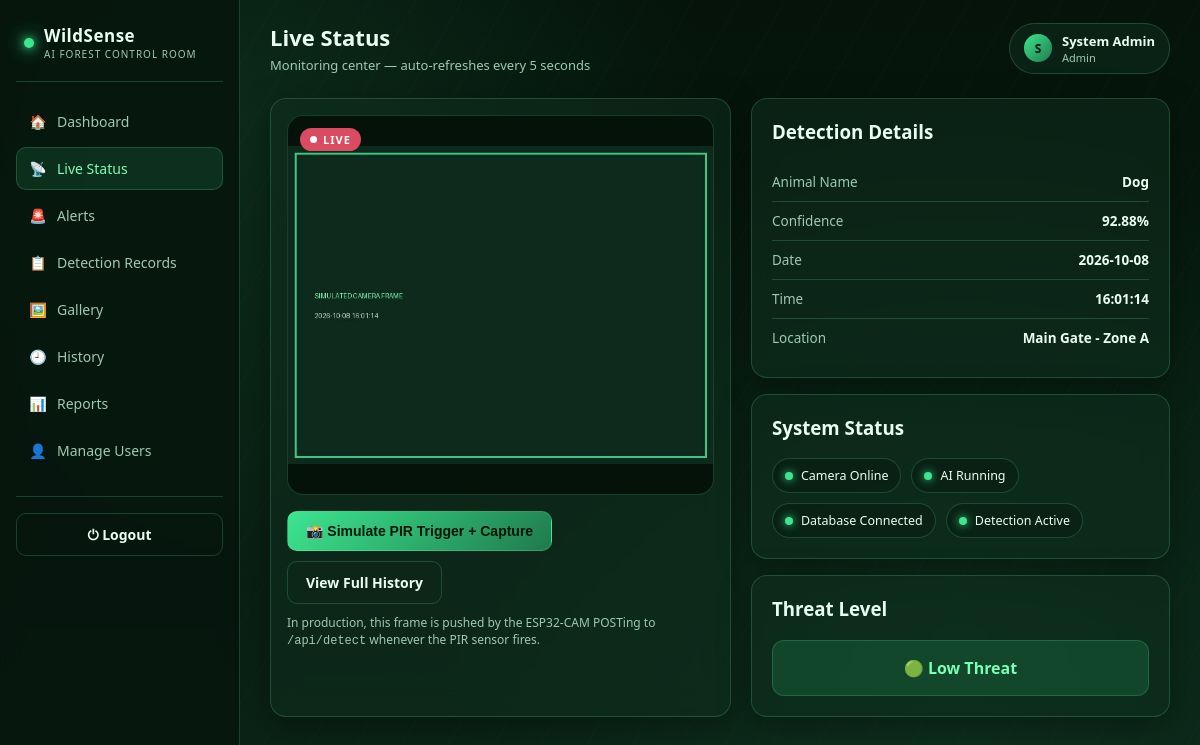
The page /live-status (signed in) on the database its author committed.
### tables this page shows
CREATE TABLE detections (
            id INTEGER PRIMARY KEY AUTOINCREMENT,
            animal_name TEXT NOT NULL,
            confidence REAL NOT NULL,
            date_time TEXT NOT NULL,
            image_name TEXT NOT NULL,
            location TEXT NOT NULL,
            threat_level TEXT NOT NULL DEFAULT 'Low'
        );

### app.py (the view)
@app.route("/live-status")
@login_required
def live_status():
    latest = db.get_latest_detection()
    return render_template("live_status.html", latest=latest, active="live_status")

### app.py (called while the page is built)
def login_required(f):
    @wraps(f)
    def wrapper(*args, **kwargs):
        if "user_id" not in session:
            return redirect(url_for("login"))
        return f(*args, **kwargs)
    return wrapper

### database.py (called while the page is built)
def get_db():
    conn = sqlite3.connect(DB_NAME)
    conn.row_factory = sqlite3.Row
    return conn

def get_latest_detection():
    conn = get_db()
    row = conn.execute("SELECT * FROM detections ORDER BY id DESC LIMIT 1").fetchone()
    conn.close()
    return row

### templates/live_status.html (shortened to what this page needs)
{% extends "base.html" %}
{% block page_title %}Live Status{% endblock %}
{% block page_sub %}Monitoring center — auto-refreshes every 5 seconds{% endblock %}
{% block content %}
<div class="live-grid">
  <div class="glass" style="padding:16px;">
    <div class="cam-frame" id="camFrame">
      <div class="live-tag"><span class="rec-dot"></span> LIVE</div>
      {% if latest %}
        <img id="camImg" src="{{ url_for('static', filename='images/detections/' ~ latest.image_name) }}" alt="latest capture">
      {% else %}
        <div class="no-feed" id="camImg">No capture yet.<br>Simulate a PIR trigger below.</div>
      {% endif %}
    </div>
    <div style="margin-top:16px; display:flex; gap:10px; flex-wrap:wrap;">
      <button class="btn" style="width:auto;" onclick="simulateDetection()">📸 Simulate PIR Trigger + Capture</button>
      <a class="btn btn-ghost" style="width:auto;" href="{{ url_for('history') }}">View Full History</a>
    </div>
    <p style="color:var(--text-dim); font-size:12px; margin-top:10px;">
      In production, this frame is pushed by the ESP32-CAM POSTing to <code>/api/detect</code> whenever the PIR sensor fires.
    </p>
  </div>
  <div>
    <div class="glass card-pad mb-16">
      <h3 style="margin-top:0;">Detection Details</h3>
      <div id="detailBlock">
        {% if latest %}
        <div class="detail-row"><span class="k">Animal Name</span><span class="v" style="text-transform:capitalize;">{{ latest.animal_name }}</span></div>
        <div class="detail-row"><span class="k">Confidence</span><span class="v">{{ latest.confidence }}%</span></div>
        <div class="detail-row"><span class="k">Date</span><span class="v">{{ latest.date_time.split(' ')[0] }}</span></div>
        <div class="detail-row"><span class="k">Time</span><span class="v">{{ latest.date_time.split(' ')[1] }}</span></div>
        <div class="detail-row"><span class="k">Location</span><span class="v">{{ latest.location }}</span></div>
        {% else %}
        <p style="color:var(--text-dim); font-size:13px;">No detection data yet.</p>
        {% endif %}
      </div>
    </div>
    <div class="glass card-pad mb-16">
      <h3 style="margin-top:0;">System Status</h3>
      <div class="status-row">
        <div class="pill"><span class="led green"></span> Camera Online</div>
        <div class="pill"><span class="led green"></span> AI Running</div>
        <div class="pill"><span class="led green"></span> Database Connected</div>
        <div class="pill"><span class="led green"></span> Detection Active</div>
      </div>
    </div>
    <div class="glass card-pad">
      <h3 style="margin-top:0;">Threat Level</h3>
      <div id="threatBlock" class="threat-box {{ latest.threat_level if latest else 'Low' }}">
        {% if latest %}
          {% if latest.threat_level == 'High' %}🔴 High Threat
          {% elif latest.threat_level == 'Medium' %}🟡 Medium Threat
          {% else %}🟢 Low Threat{% endif %}
        {% else %}🟢 No Active Threat{% endif %}
      </div>
    </div>
  </div>
</div>
{% endblock %}

### static/css/style.css (style rules this page uses)
:root { --bg-deep: #05130b; --bg-forest: #0a2417; --bg-panel: rgba(16, 46, 30, 0.55); --border-glass: rgba(120, 255, 180, 0.18); --accent: #3ce68f; --accent-soft: #7cffb4; --accent-dim: #1f7a4d; --text-main: #eafff2; --text-dim: #9fc9b0; --danger: #ff5470; --warning: #ffc857; --safe: #3ce68f; --radius: 16px; }
* { box-sizing: border-box; }
html, body { margin: 0; padding: 0; font-family: 'Segoe UI', Roboto, Helvetica, Arial, sans-serif; color: var(--text-main); background: radial-gradient(circle at 20% 15%, rgba(60, 230, 143, 0.10), transparent 40%), radial-gradient(circle at 80% 80%, rgba(31, 122, 77, 0.15), transparent 45%), repeating-linear-gradient(120deg, rgba(255,255,255,0.015) 0px, rgba(255,255,255,0.015) 1px, transparent 1px, transparent 40px), linear-gradient(180deg, var(--bg-deep) 0%, var(--bg-forest) 100%); min-height: 100vh; }
a { color: inherit; text-decoration: none; }
.glass { background: var(--bg-panel); border: 1px solid var(--border-glass); border-radius: var(--radius); backdrop-filter: blur(14px); box-shadow: 0 8px 32px rgba(0,0,0,0.35); }
.btn { display: inline-flex; align-items: center; justify-content: center; gap: 8px; padding: 11px 18px; border-radius: 10px; border: 1px solid var(--border-glass); background: linear-gradient(135deg, var(--accent), var(--accent-dim)); color: #04150c; font-weight: 700; font-size: 14px; cursor: pointer; width: 100%; transition: transform 0.1s, box-shadow 0.15s; }
.btn-ghost { background: transparent; color: var(--text-main); border: 1px solid var(--border-glass); }
.status-row { display: flex; flex-wrap: wrap; gap: 10px; margin-top: 14px; }
.pill { display: flex; align-items: center; gap: 8px; font-size: 12.5px; padding: 8px 12px; border-radius: 999px; border: 1px solid var(--border-glass); background: rgba(0,0,0,0.2); }
.pill .led { width: 8px; height: 8px; border-radius: 50%; }
.led.green { background: var(--safe); box-shadow: 0 0 8px var(--safe); }
.threat-box { padding: 16px; border-radius: 12px; text-align: center; font-weight: 700; border: 1px solid var(--border-glass); }
.threat-box.Low { background: rgba(60,230,143,0.14); color: var(--accent-soft); }
.live-grid { display: grid; grid-template-columns: 1.1fr 1fr; gap: 20px; }
.cam-frame { border-radius: var(--radius); overflow: hidden; border: 1px solid var(--border-glass); position: relative; min-height: 380px; background: #04120a; display: flex; align-items: center; justify-content: center; }
.cam-frame img { width: 100%; height: 100%; object-fit: cover; display: block; }
.cam-frame .live-tag { position: absolute; top: 12px; left: 12px; background: rgba(255,84,112,0.85); color: #fff; font-size: 11px; font-weight: 700; padding: 4px 10px; border-radius: 999px; letter-spacing: 1px; display: flex; align-items: center; gap: 6px; }
.live-tag .rec-dot { width: 7px; height: 7px; border-radius: 50%; background: #fff; animation: pulse 1s infinite; }
.detail-row { display: flex; justify-content: space-between; padding: 10px 0; border-bottom: 1px solid var(--border-glass); font-size: 13.5px; }
.detail-row:last-child { border-bottom: none; }
.detail-row .k { color: var(--text-dim); }
.detail-row .v { font-weight: 600; }
.card-pad { padding: 20px; }
.mb-16 { margin-bottom: 16px; }

### rows shown on the page
detections: image_name (picture), animal_name "Dog", confidence "92.88", date_time "2026-10-08", date_time "16:01:14", location "Main Gate - Zone A"

### other values the page prints
{{ session.get('fullname','U')[0]|upper }} "S"
{{ session.get('fullname','User') }} "System Admin"
{{ session.get('role','user') }} "Admin"
